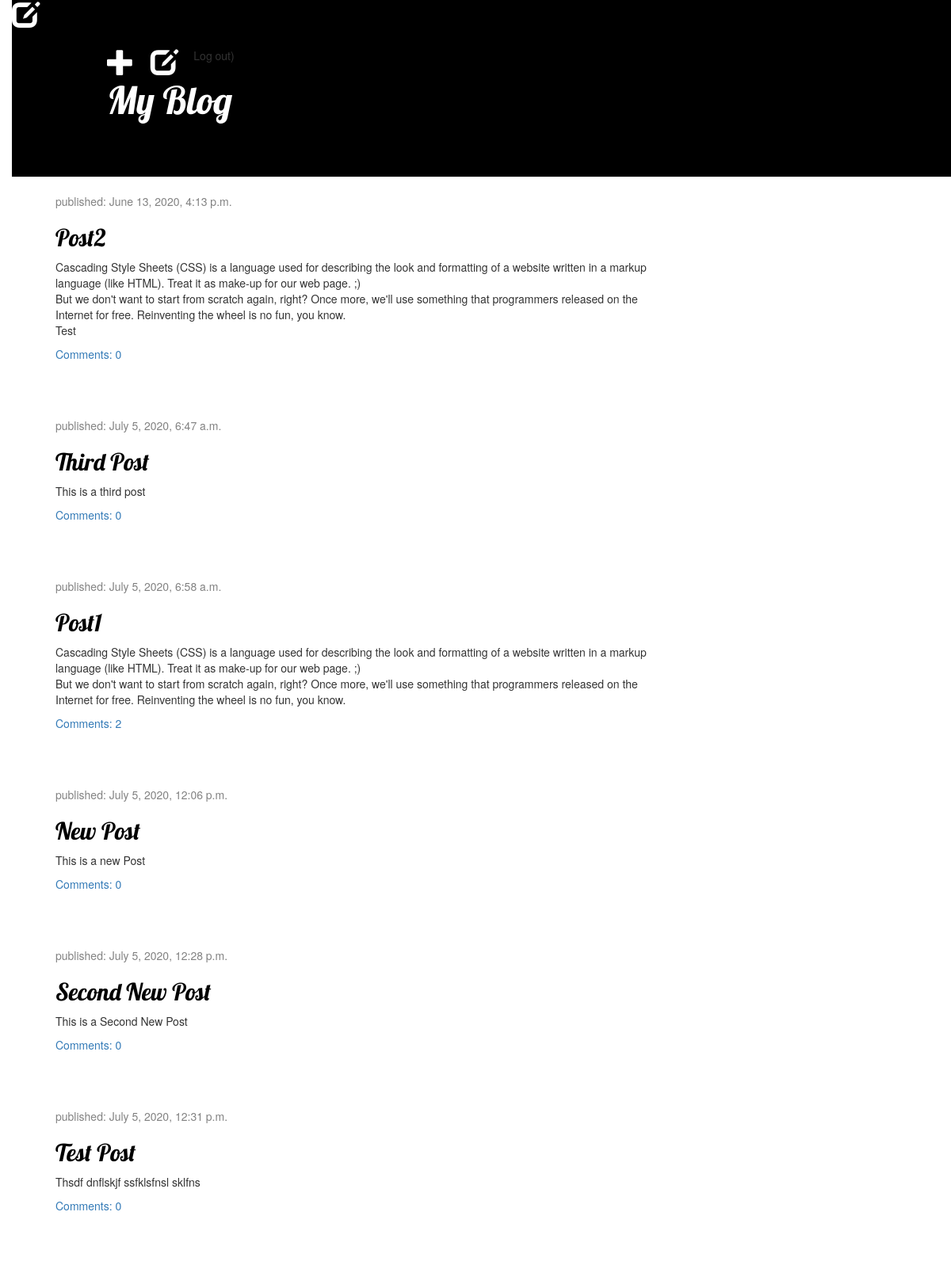
The app's page / (signed in) with its own data.
### blog/models.py (models this page shows, shortened)
class Post(models.Model):
    author=models.ForeignKey(settings.AUTH_USER_MODEL, on_delete=models.CASCADE)
    title=models.CharField(max_length=200)
    text=models.TextField()
    created_date=models.DateTimeField(default=timezone.now)
    published_date=models.DateTimeField(blank=True, null=True)
    def approved_comments(self):
        return self.comments.filter(approved_comment=True)

### blog/views.py (the view)
# urls.py: path('', views.post_list, name='post_list'),
def post_list(request):
    posts=Post.objects.filter(published_date__lte=timezone.now()).order_by('published_date')
    return render(request, 'blog/post_list.html', {'posts':posts})

### blog/templates/blog/post_list.html
{% extends 'blog/base.html' %}
{% block content %}
    {% for post in posts %}
        <div class="post">
            <div class="date">
                <p>published: {{ post.published_date }}</p>
            </div>
            <h2><a href="{% url 'post_detail' pk=post.pk %}">{{ post.title }}</a></h2>
            <p>{{ post.text|linebreaksbr }}</p>
            <a href="{% url 'post_detail' pk=post.pk %}">Comments: {{ post.approved_comments.count }}</a>
        </div>
    {% endfor %}
{% endblock %}

### blog/static/css/blog.css (style rules this page uses)
h1 a, h2 a { color: #C25100; }
body { padding-left: 15px; }
h1, h2, h3, h4 { font-family: 'Lobster', cursive; }
.date { color: #828282; }
.post { margin-bottom: 70px; }
.post h2 a, .post h2 a:visited { color: #000000; }

### records on screen
Post: published_date "June 13, 2020, 4:13 p.m.", title "Post2", text "Cascading Style Sheets (CSS) is a language used for describing the look and formatting of a website written in a markup language (like HTML). Treat it as make-up for our web page. ;) But we don't want to start from scratch again, right? Once more, we'll use something that programmers released on the Internet for free. Reinventing the wheel is no fun, you know. Test", approved_comments.count "0"
Post: published_date "July 5, 2020, 6:47 a.m.", title "Third Post", text "This is a third post", approved_comments.count "0"
Post: published_date "July 5, 2020, 6:58 a.m.", title "Post1", text "Cascading Style Sheets (CSS) is a language used for describing the look and formatting of a website written in a markup language (like HTML). Treat it as make-up for our web page. ;) But we don't want to start from scratch again, right? Once more, we'll use something that programmers released on the Internet for free. Reinventing the wheel is no fun, you know.", approved_comments.count "2"
Post: published_date "July 5, 2020, 12:06 p.m.", title "New Post", text "This is a new Post", approved_comments.count "0"
Post: published_date "July 5, 2020, 12:28 p.m.", title "Second New Post", text "This is a Second New Post", approved_comments.count "0"
Post: published_date "July 5, 2020, 12:31 p.m.", title "Test Post", text "Thsdf dnflskjf ssfklsfnsl sklfns", approved_comments.count "0"
